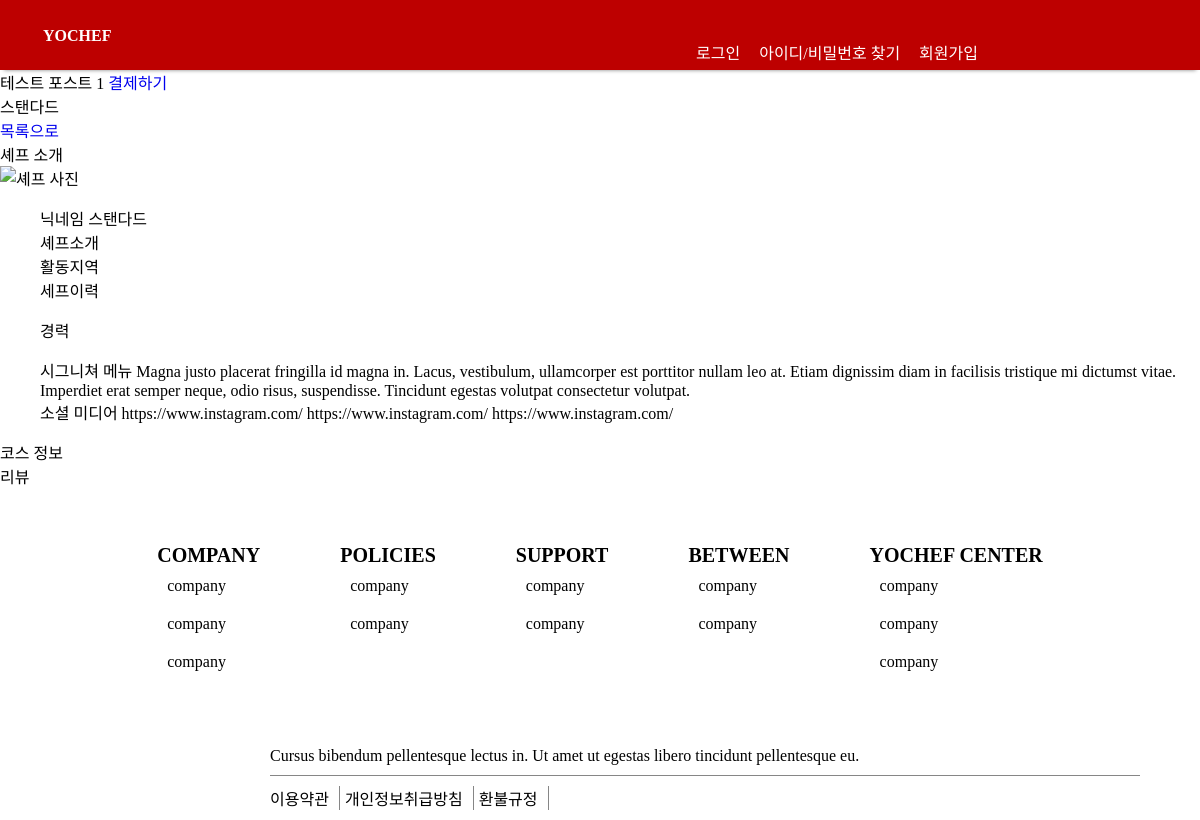
Before: /detail/1 with the older database file.
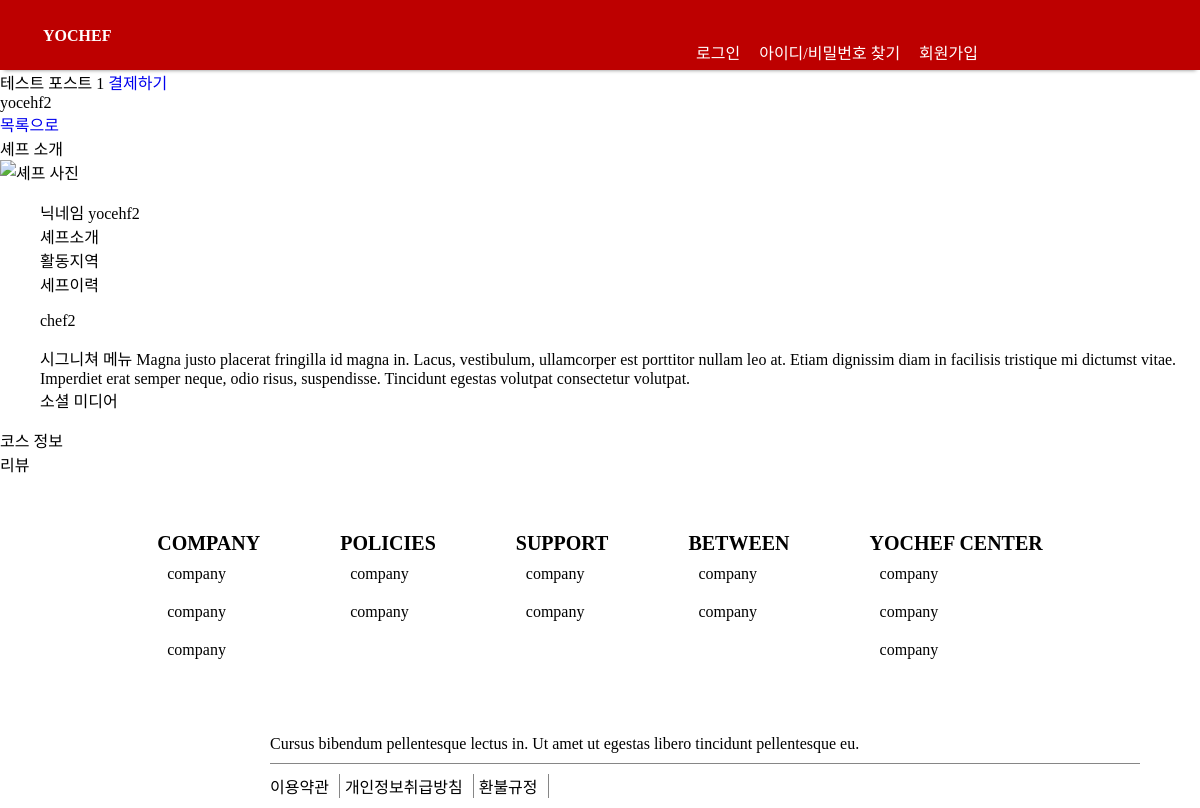
After: the same page with the newer database file.
### chef/models.py (models this page shows, shortened)
class Post(models.Model):
	chef = models.OneToOneField(Chef, on_delete=models.CASCADE)
	region = models.IntegerField()
	regionDetail = models.ForeignKey(RegionDetail, null=True, on_delete=models.SET_NULL)
	title = models.TextField(max_length=255)
	introduce = models.TextField(max_length=5000)
	spec = models.TextField(max_length=5000, null=True)
	category = models.IntegerField()
	notice = models.TextField(max_length=5000)
	movingPrice = models.IntegerField(default=0)
	isOpen = models.BooleanField(default=True)
	registerDate = models.DateTimeField(auto_now=True)

class Chef(models.Model):
	customer = models.OneToOneField('customer.Customer', on_delete=models.CASCADE)
	nickname = models.CharField(max_length=20)
	spec = models.TextField(max_length=5000, null=True)
	snsLink = models.TextField(max_length = 500, null=True)
	blogLink = models.TextField(max_length = 500, null=True)
	youtubeLink = models.TextField(max_length = 500, null=True)
	registerDate = models.DateTimeField(auto_now_add=True)
	region = models.IntegerField(null=True)
	regionDetail = models.ForeignKey(RegionDetail, null=True, on_delete=models.SET_NULL)
	isLicensed = models.BooleanField(default=False)

### public/views.py (the view)
# urls.py: path('detail/<int:post_id>', detail, name="detail"),
def detail(request, post_id):
    post = Post.objects.get(id = post_id)
    return render(request, 'detail.html', {'post': post})

### public/templates/detail.html (shortened to what this page needs)
{% extends 'base.html' %}
{% block content %}
    <main>
        <div class="mainContainer">
            <div class="mainContainer__intro">
                <div class="mainContainer__intro_tilte">
                    <span>{{post.title}}</span>
                    <a href="{% url 'apply' %}">결제하기</a>
                </div>
                <div class="mainContainer__intro_chef">
                    <span>{{post.chef.nickname}}</span>
                </div>
                <a href="{% url 'main' %}"><span>목록으로</span></a>
            </div>
            <div class="mainContainer__chefInfo">
                <div class="mainContainer__chefInfo_title">
                    <span>셰프 소개</span>
                </div>
                <div class="mainContainer__chefInfo_chefImage">
                    <img src="#" alt="셰프 사진">
                </div>
                    <div class="mainContainer__chefInfo_chefDetail">
                    <ul>
                        <li>
                            <span>닉네임</span>
                            <span>{{post.chef.nickname}}</span>
                        </li>
                        <li>
                            <span>셰프소개</span>
                        </li>
                        <li>
                            <span>활동지역</span>
                        </li>
                        <li>
                            <span>세프이력</span>
                            <p>{{post.chef.spec}}</p>
                        </li>
                        <li>
                            <span>시그니쳐 메뉴</span>
                            <span>Magna justo placerat fringilla id magna in. Lacus, vestibulum, ullamcorper est porttitor nullam leo at. Etiam dignissim diam in facilisis tristique mi dictumst vitae. Imperdiet erat semper neque, odio risus, suspendisse.
                                 Tincidunt egestas volutpat consectetur volutpat.</span>
                        </li>
                        <li>
                            <span>소셜 미디어</span>
                            <span>{{post.chef.snsLink}}</span>
                            <span>{{post.chef.blogLink}}</span>
                            <span>{{post.chef.youtubeLink}}</span>
                        </li>
                    </ul>
                </div>
            </div>
            <div class="mainContainer__courseInfo">
                <div class="mainContainer__courseInfo_title">
                    <span>코스 정보</span>
                </div>
            </div>
            <div class="mainContainer__review">
                <div class="mainContainer__review_title">
                    <span>리뷰</span>
                </div>
            </div>
        </div>
    </main>
{% endblock %}

### yochef/templates/base.html (shortened to what this page needs)
<!DOCTYPE html>
<html lang="en">
{% load static %}
<head>
    <link rel="stylesheet" href="{% static 'css/base.css' %}" type="text/css">
</head>
<body>
  <nav class="nav-container">
    <div class="item-container">
      <div id="nav-yochef">
          <span class="nav-item"><a href="{% url 'main' %}">YOCHEF</a><span>
      </div>
      <ul class="nav-item-right-container">
        {% if user.is_authenticated %}
        <li class="nav-item margin-right"><a href="">메인페이지</a></li>
          {% if user.customer.isChef %}
            {% if user.customer.currentVer == 1 %}
            <li class="nav-item margin-right"><a href="">셰프 정보 관리</a></li>
            <li class="nav-item margin-right"><a href="{% url 'logout' %}">로그아웃</a></li>
            {% else %}
            <li class="nav-item margin-right"><a href="">마이메뉴</a></li>
            <li class="nav-item margin-right"><a href="">쿠폰함</a></li>
            {% endif %}
            <button id="currentVer" onclick="location.href='changePageVer';">버전</button>
          {% else %}
          <li class="nav-item margin-right"><a href="">마이메뉴</a></li>
          <li class="nav-item margin-right"><a href="">쿠폰함</a></li>
          <li class="nav-item margin-right"><a href="{% url 'registerChef' '1'%}">셰프등록</a></li>
          {% endif %}
        <li class="nav-item margin-right"><a href="{% url 'logout' %}">로그아웃</a></li>
        <li class="nav-item margin-right"><a href="">{{user.customer.nickname}}님</a></li>
        {% else %}
        <li class="nav-item margin-right"><a href="{% url 'login' %}">로그인</a></li>
        <li class="nav-item margin-right"><a href="">아이디/비밀번호 찾기</a></li>
        <li class="nav-item"><a  href="{% url 'signup' %}">회원가입</a></li>
        {% endif %}
      </ul>
    </div>
  </nav>
  <div class="contents">
    {% block content %}
    {% endblock %}
  </div>
  <footer id="footer">
    <div class="footer-link-container">
      <ul class="footer-container">
        <li><span class="footer-top">COMPANY</span></li>
        <li class="footer-item">company</li>
        <li class="footer-item">company</li>
        <li class="footer-item">company</li>
      </ul>
      <ul class="footer-container">
        <li><span class="footer-top">POLICIES</span></li>
        <li class="footer-item">company</li>
        <li class="footer-item">company</li>
      </ul>
      <ul class="footer-container">
        <li><span class="footer-top">SUPPORT</span></li>
        <li class="footer-item">company</li>
        <li class="footer-item">company</li>
      </ul>
      <ul class="footer-container">
        <li><span class="footer-top">BETWEEN</span></li>
        <li class="footer-item">company</li>
        <li class="footer-item">company</li>
      </ul>
      <ul class="footer-container">
        <li><span class="footer-top">YOCHEF CENTER</span></li>
        <li class="footer-item">company</li>
        <li class="footer-item">company</li>
        <li class="footer-item">company</li>
      </ul>
    </div>
    <div id="footer-bottom">
      <div class="footer-copyright-part">
        Cursus bibendum pellentesque lectus in. Ut amet ut egestas libero tincidunt pellentesque eu.
      </div>
      <div class="footer-bottom-container">
        <ul class="footer-bottom-link-item-container">
          <li class="footer-bottom-link-item"><a href="">이용약관</a></li>
          <li class="footer-bottom-link-item"><a href="">개인정보취급방침</a></li>
          <li class="footer-bottom-link-item"><a href="">환불규정</a></li>
        </ul>
      </div>
    </div>
  </footer>
</body>
</html>

### yochef/static/css/base.css (style rules this page uses)
html { height: 100%; }
body { margin: 0; padding: 0; height: 100%; display: flex; flex-direction: column; }
ul { list-style: none; }
a { text-decoration-line: none; }
.nav-container { width: 100%; height: 70px; background-color: #BD0000; opacity: 100%; box-shadow: 0 4px 4px -4px gray; }
#nav-yochef { color: white; font-weight: bolder; display: inline-block; margin: 27px 43px; }
.nav-item-right-container { display: inline; float: right; margin-right: 222px; margin-top: 40px; margin-bottom: 0px; padding: 0px; }
.nav-item { display: inline; font-size: 16px; font: white; }
.nav-item a { color: white; text-decoration-line: none; }
.margin-right { margin-right: 15px; }
#footer { flex-shrink: 0; margin-top: auto; }
.footer-link-container { display: flex; flex-direction: row; justify-content: center; align-items: flex-start; }
.footer-container { display: flex; flex-direction: column; justify-content: space-around; padding: 40px; }
.footer-top { font-size: 20px; font-weight: 700; }
.footer-item { padding: 10px; display: inline; }
#footer-bottom { display: inline; float: left; margin-left: 270px; }
.footer-copyright-part { display: inline-box; width: 860px; margin-top: 20; font-weight: 200; padding: 10px 10px 10px 0px; border-bottom: #868686 solid 0.5px; }
.footer-bottom-container { display: flex; flex-direction: row; }
.footer-bottom-link-item-container { display: flex; flex-direction: row; justify-content: flex-start; margin: 0px; padding: 0px; }
.footer-bottom-link-item { display: inline; padding: 0px 10px 0px 0px; margin: 10px 5px 10px 0px; border-right: #868686 solid 0.5px; }
.footer-bottom-link-item a { text-decoration: none; color: black; font-size: 16px; }
.contents { flex: 1; }

Changed rows visible on the page:
changed through a linked row, Post "테스트 포스트 1": chef.nickname "스탠다드" → "yocehf2"; chef.spec "경력" → "chef2"; chef.snsLink "https://www.instagram.com/" → (not shown); chef.blogLink "https://www.instagram.com/" → (not shown); chef.youtubeLink "https://www.instagram.com/" → (not shown)
